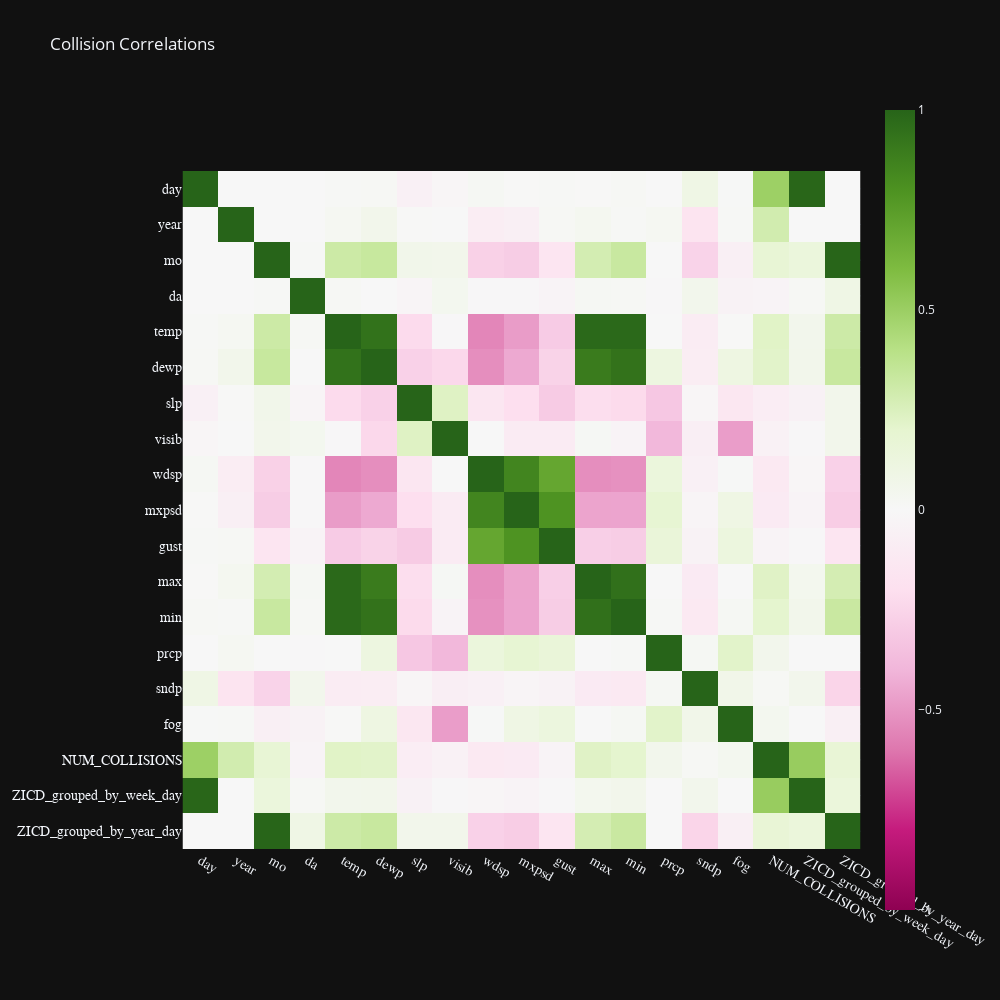
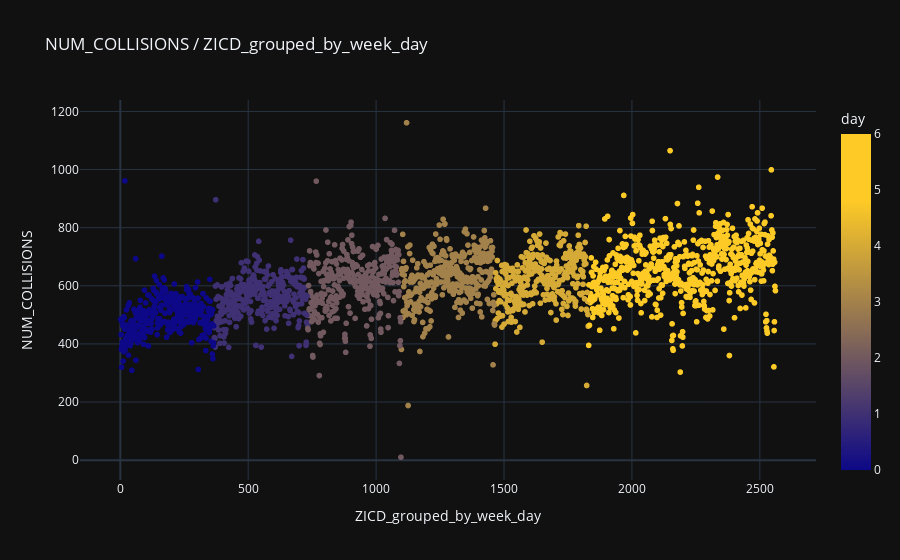
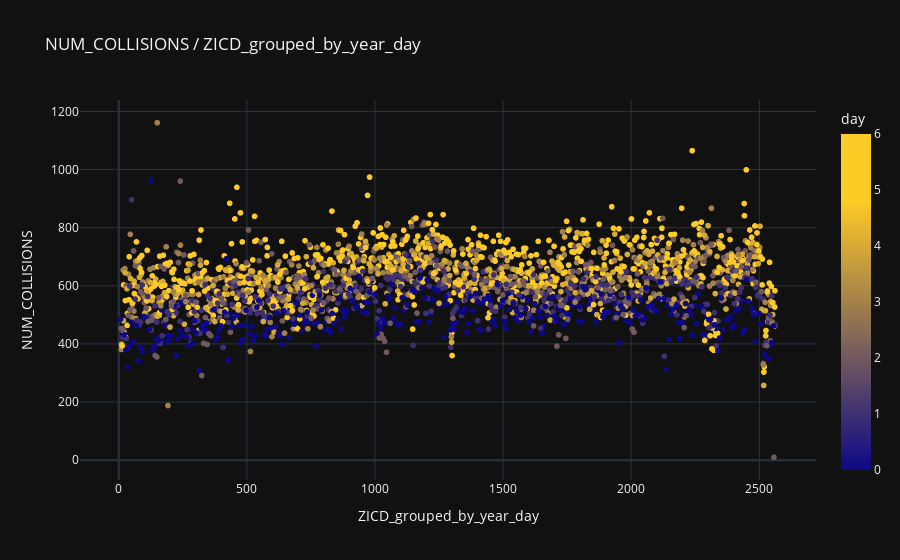

The code cell stored with these charts, in order, in its notebook:
### Code cell
# corrMatrix = df.corr()
# sn.heatmap(corrMatrix, annot=True)
# plt.show()

show_correlation_matrix(df, "Collision Correlations")

num_trips_to_zicd = px.scatter(
    df,
    x=ZICD,
    y='NUM_COLLISIONS',
    color='day',
    color_continuous_scale=custom_plasma_scale,  # Use the custom Plasma scale
    title='NUM_COLLISIONS / '+ZICD
)

num_trips_to_zicd_year = px.scatter(
    df,
    x=ZICD_YEAR_DAY,
    y='NUM_COLLISIONS' ,
    color='day',
    color_continuous_scale=custom_plasma_scale,  # Use the custom Plasma scale
    title='NUM_COLLISIONS / '+ZICD_YEAR_DAY
)



num_trips_to_zicd.show()

num_trips_to_zicd_year.show()

### Figure 1 — Plotly figure (JSON) as saved in the notebook; plotly's stock layout.template omitted (floating-point values rounded to 4 significant figures; data arrays with more than 128 entries replaced by an {"elided": "..."} marker saying what was removed)
{"data": [{"coloraxis": "coloraxis", "name": "0", "x": ["day", "year", "mo", "da", "temp", "dewp", "slp", "visib", "wdsp", "mxpsd", "gust", "max", "min", "prcp", "sndp", "fog", "NUM_COLLISIONS", "ZICD_grouped_by_week_day", "ZICD_grouped_by_year_day"], "y": ["day", "year", "mo", "da", "temp", "dewp", "slp", "visib", "wdsp", "mxpsd", "gust", "max", "min", "prcp", "sndp", "fog", "NUM_COLLISIONS", "ZICD_grouped_by_week_day", "ZICD_grouped_by_year_day"], "z": {"elided": "19x19 float values"}, "type": "heatmap", "xaxis": "x", "yaxis": "y", "hovertemplate": "x: %{x}<br>y: %{y}<br>color: %{z}<extra></extra>"}], "layout": {"xaxis": {"anchor": "y", "domain": [0.0, 1.0], "scaleanchor": "y", "constrain": "domain", "tickfont": {"family": "Century Gothic", "size": 14}}, "yaxis": {"anchor": "x", "domain": [0.0, 1.0], "autorange": "reversed", "constrain": "domain", "tickfont": {"family": "Century Gothic", "size": 14}, "range": [-1, 1]}, "coloraxis": {"colorscale": [[0.0, "rgb(142,1,82)"], [0.1, "rgb(197,27,125)"], [0.2, "rgb(222,119,174)"], [0.3, "rgb(241,182,218)"], [0.4, "rgb(253,224,239)"], [0.5, "rgb(247,247,247)"], [0.6, "rgb(230,245,208)"], [0.7, "rgb(184,225,134)"], [0.8, "rgb(127,188,65)"], [0.9, "rgb(77,146,33)"], [1.0, "rgb(39,100,25)"]], "cmin": -1, "cmax": 1}, "title": {"text": "Collision Correlations"}, "height": 1000, "width": 1000}}

### Figure 2 — Plotly figure (JSON) as saved in the notebook; plotly's stock layout.template omitted (floating-point values rounded to 4 significant figures; data arrays with more than 128 entries replaced by an {"elided": "..."} marker saying what was removed)
{"data": [{"hovertemplate": "ZICD_grouped_by_week_day=%{x}<br>NUM_COLLISIONS=%{y}<br>day=%{marker.color}<extra></extra>", "legendgroup": "", "marker": {"color": {"elided": "2191 int values"}, "coloraxis": "coloraxis", "symbol": "circle"}, "mode": "markers", "name": "", "showlegend": false, "x": {"elided": "2191 int values"}, "xaxis": "x", "y": {"elided": "2191 int values"}, "yaxis": "y", "type": "scattergl"}], "layout": {"xaxis": {"anchor": "y", "domain": [0.0, 1.0], "title": {"text": "ZICD_grouped_by_week_day"}}, "yaxis": {"anchor": "x", "domain": [0.0, 1.0], "title": {"text": "NUM_COLLISIONS"}}, "coloraxis": {"colorbar": {"title": {"text": "day"}}, "colorscale": [[0, "#0d0887"], [0.8, "#fdca26"], [1, "#fdca26"]]}, "legend": {"tracegroupgap": 0}, "title": {"text": "NUM_COLLISIONS / ZICD_grouped_by_week_day"}}}

### Figure 3 — Plotly figure (JSON) as saved in the notebook; plotly's stock layout.template omitted (floating-point values rounded to 4 significant figures; data arrays with more than 128 entries replaced by an {"elided": "..."} marker saying what was removed)
{"data": [{"hovertemplate": "ZICD_grouped_by_year_day=%{x}<br>NUM_COLLISIONS=%{y}<br>day=%{marker.color}<extra></extra>", "legendgroup": "", "marker": {"color": {"elided": "2191 int values"}, "coloraxis": "coloraxis", "symbol": "circle"}, "mode": "markers", "name": "", "showlegend": false, "x": {"elided": "2191 int values"}, "xaxis": "x", "y": {"elided": "2191 int values"}, "yaxis": "y", "type": "scattergl"}], "layout": {"xaxis": {"anchor": "y", "domain": [0.0, 1.0], "title": {"text": "ZICD_grouped_by_year_day"}}, "yaxis": {"anchor": "x", "domain": [0.0, 1.0], "title": {"text": "NUM_COLLISIONS"}}, "coloraxis": {"colorbar": {"title": {"text": "day"}}, "colorscale": [[0, "#0d0887"], [0.8, "#fdca26"], [1, "#fdca26"]]}, "legend": {"tracegroupgap": 0}, "title": {"text": "NUM_COLLISIONS / ZICD_grouped_by_year_day"}}}
